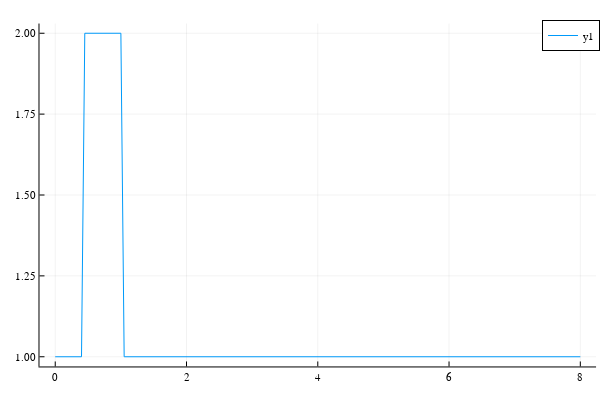

Notebook code cell kept with this figure:
### Code cell
plotlyjs()
plot(LinRange(0,l,nx), u)

### Figure 1 — Plotly figure (JSON) as saved in the notebook; plotly's stock layout.template omitted (floating-point values rounded to 4 significant figures; data arrays with more than 128 entries replaced by an {"elided": "..."} marker saying what was removed)
{"data": [{"colorbar": {"title": ""}, "legendgroup": "y1", "line": {"color": "rgba(0, 154, 250, 1.000)", "dash": "solid", "shape": "linear", "width": 1}, "mode": "lines", "name": "y1", "showlegend": true, "type": "scatter", "x": {"elided": "161 float values"}, "xaxis": "x", "y": {"elided": "161 int values"}, "yaxis": "y", "zmax": null, "zmin": null}], "layout": {"annotations": [], "height": 400, "legend": {"bgcolor": "rgba(255, 255, 255, 1.000)", "bordercolor": "rgba(0, 0, 0, 1.000)", "borderwidth": 1, "font": {"color": "rgba(0, 0, 0, 1.000)", "family": "sans-serif", "size": 11}, "title": {"font": {"color": "rgba(0, 0, 0, 1.000)", "family": "sans-serif", "size": 15}, "text": ""}, "tracegroupgap": 0, "traceorder": "normal", "x": 1, "xanchor": "auto", "y": 1, "yanchor": "auto"}, "margin": {"b": 20, "l": 0, "r": 0, "t": 20}, "paper_bgcolor": "rgba(255, 255, 255, 1.000)", "plot_bgcolor": "rgba(255, 255, 255, 1.000)", "showlegend": true, "width": 600, "xaxis": {"anchor": "y", "domain": [0.06582, 0.9934], "gridcolor": "rgba(0, 0, 0, 0.100)", "gridwidth": 0.5, "linecolor": "rgba(0, 0, 0, 1.000)", "mirror": false, "range": [-0.24, 8.24], "showgrid": true, "showline": true, "showticklabels": true, "tickangle": 0, "tickcolor": "rgb(0, 0, 0)", "tickfont": {"color": "rgba(0, 0, 0, 1.000)", "family": "sans-serif", "size": 11}, "tickmode": "array", "ticks": "inside", "ticktext": ["0", "2", "4", "6", "8"], "tickvals": [0, 2, 4, 6, 8], "title": "", "titlefont": {"color": "rgba(0, 0, 0, 1.000)", "family": "sans-serif", "size": 15}, "type": "-", "visible": true, "zeroline": false, "zerolinecolor": "rgba(0, 0, 0, 1.000)"}, "yaxis": {"anchor": "x", "domain": [0.03762, 0.9902], "gridcolor": "rgba(0, 0, 0, 0.100)", "gridwidth": 0.5, "linecolor": "rgba(0, 0, 0, 1.000)", "mirror": false, "range": [0.97, 2.03], "showgrid": true, "showline": true, "showticklabels": true, "tickangle": 0, "tickcolor": "rgb(0, 0, 0)", "tickfont": {"color": "rgba(0, 0, 0, 1.000)", "family": "sans-serif", "size": 11}, "tickmode": "array", "ticks": "inside", "ticktext": ["1.00", "1.25", "1.50", "1.75", "2.00"], "tickvals": [1, 1.25, 1.5, 1.75, 2], "title": "", "titlefont": {"color": "rgba(0, 0, 0, 1.000)", "family": "sans-serif", "size": 15}, "type": "-", "visible": true, "zeroline": false, "zerolinecolor": "rgba(0, 0, 0, 1.000)"}}}
